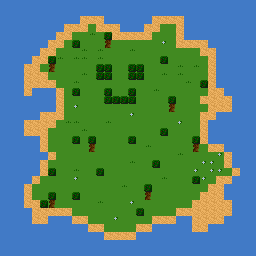

Tiled map render using the project's own tile images. Description and the whole map definition, tile-layer contents included, below:
An orthogonal 32x32 tile map with 8x8 px tiles, 1 tile layer (Tile Layer 1).

<map version="1.10" tiledversion="1.12.2" orientation="orthogonal" renderorder="right-down" width="32" height="32" tilewidth="8" tileheight="8" infinite="0" nextlayerid="2" nextobjectid="1">
 <editorsettings>
  <export target="map.json" format="json" />
 </editorsettings>
 <tileset firstgid="1" source="tileset.tsx" />
 <layer id="1" name="Tile Layer 1" width="32" height="32">
  <data encoding="csv">
6,6,6,6,6,6,6,6,6,6,6,6,6,6,6,6,6,6,6,6,6,6,6,6,6,6,6,6,6,6,6,6,
6,6,6,6,6,6,6,6,6,6,6,6,6,6,6,6,6,6,6,6,6,6,6,6,6,6,6,6,6,6,6,6,
6,6,6,6,6,6,6,6,6,6,3,3,3,6,6,6,6,6,6,3,3,3,3,6,6,6,6,6,6,6,6,6,
6,6,6,6,6,6,6,6,3,3,3,2,3,3,3,6,6,6,3,3,2,2,3,6,6,6,6,6,6,6,6,6,
6,6,6,6,6,6,6,3,3,2,2,7,2,4,3,3,3,3,3,2,2,2,3,6,6,6,6,6,6,6,6,6,
6,6,6,6,6,6,3,3,2,4,2,2,2,5,2,2,2,2,2,2,8,2,3,3,3,3,6,6,6,6,6,6,
6,6,6,6,6,3,3,2,2,2,7,2,7,2,2,2,7,2,2,2,2,2,2,2,2,3,3,6,6,6,6,6,
6,6,6,6,3,3,4,7,2,7,7,2,7,2,2,2,2,2,2,2,4,2,2,2,2,2,3,6,6,6,6,6,
6,6,6,3,3,2,5,2,2,2,2,2,4,4,2,2,4,4,2,2,2,2,7,2,7,2,3,6,6,6,6,6,
6,6,6,3,3,3,2,2,2,2,7,2,4,4,2,2,4,4,2,2,7,2,7,2,2,2,3,6,6,6,6,6,
6,6,6,3,3,3,3,2,2,7,2,2,2,2,2,2,2,2,2,2,2,2,2,7,2,4,3,6,6,6,6,6,
6,6,6,3,6,6,6,3,2,4,2,2,2,4,2,2,4,2,2,7,2,2,2,2,2,2,3,3,6,6,6,6,
6,6,6,6,6,6,6,3,2,2,2,2,2,4,4,4,4,2,2,2,2,4,2,2,2,3,3,3,3,6,6,6,
6,6,6,6,6,6,6,3,2,8,2,2,2,2,2,2,2,2,2,2,2,5,2,2,2,2,3,3,3,6,6,6,
6,6,6,6,6,3,3,3,2,2,2,2,2,2,2,2,8,2,2,2,2,2,2,2,2,3,3,6,6,6,6,6,
6,6,6,3,3,3,3,2,7,7,2,2,2,7,2,2,2,2,2,2,2,2,8,2,2,3,6,6,6,6,6,6,
6,6,6,3,3,3,2,2,2,2,7,2,2,2,2,2,2,2,2,2,4,2,2,2,2,3,6,6,6,6,6,6,
6,6,6,6,6,3,2,2,2,4,2,4,2,2,2,2,4,2,2,2,2,2,2,2,4,3,6,6,6,6,6,6,
6,6,6,6,6,3,2,2,2,2,2,5,2,2,2,2,2,2,7,2,2,2,2,2,5,2,3,3,6,6,6,6,
6,6,6,6,6,6,3,2,2,2,2,2,2,2,2,2,2,2,2,2,2,2,7,2,2,2,2,8,3,6,6,6,
6,6,6,6,6,3,2,2,2,2,2,2,2,2,2,2,7,2,2,4,2,2,2,2,2,8,8,2,3,6,6,6,
6,6,6,6,6,3,4,2,2,7,2,2,4,2,2,2,2,2,2,2,2,2,2,2,8,2,8,8,2,3,6,6,
6,6,6,6,3,2,2,2,2,8,2,2,2,2,2,2,2,2,2,2,7,2,2,2,4,8,2,3,3,6,6,6,
6,6,6,3,2,2,2,2,2,2,2,2,2,2,2,7,2,2,4,2,2,2,2,2,2,2,3,3,6,6,6,6,
6,6,6,3,2,2,4,2,2,4,2,2,2,2,2,2,2,2,5,2,2,2,2,2,2,3,3,3,6,6,6,6,
6,6,6,3,3,4,5,2,2,2,2,2,7,2,2,2,8,2,2,2,2,2,2,2,3,3,3,3,3,6,6,6,
6,6,6,6,3,3,3,3,3,2,2,2,2,2,2,2,2,4,2,2,2,2,3,3,3,3,3,3,3,6,6,6,
6,6,6,6,3,3,6,6,6,3,3,2,2,2,8,2,2,2,2,3,3,3,6,6,3,3,3,3,6,6,6,6,
6,6,6,6,6,6,6,6,6,6,6,3,3,2,2,2,2,3,3,6,6,6,6,6,3,3,6,6,6,6,6,6,
6,6,6,6,6,6,6,6,6,6,6,6,6,3,3,3,3,6,6,6,6,6,6,6,6,6,6,6,6,6,6,6,
6,6,6,6,6,6,6,6,6,6,6,6,6,6,6,6,6,6,6,6,6,6,6,6,6,6,6,6,6,6,6,6,
6,6,6,6,6,6,6,6,6,6,6,6,6,6,6,6,6,6,6,6,6,6,6,6,6,6,6,6,6,6,6,6
</data>
 </layer>
</map>
